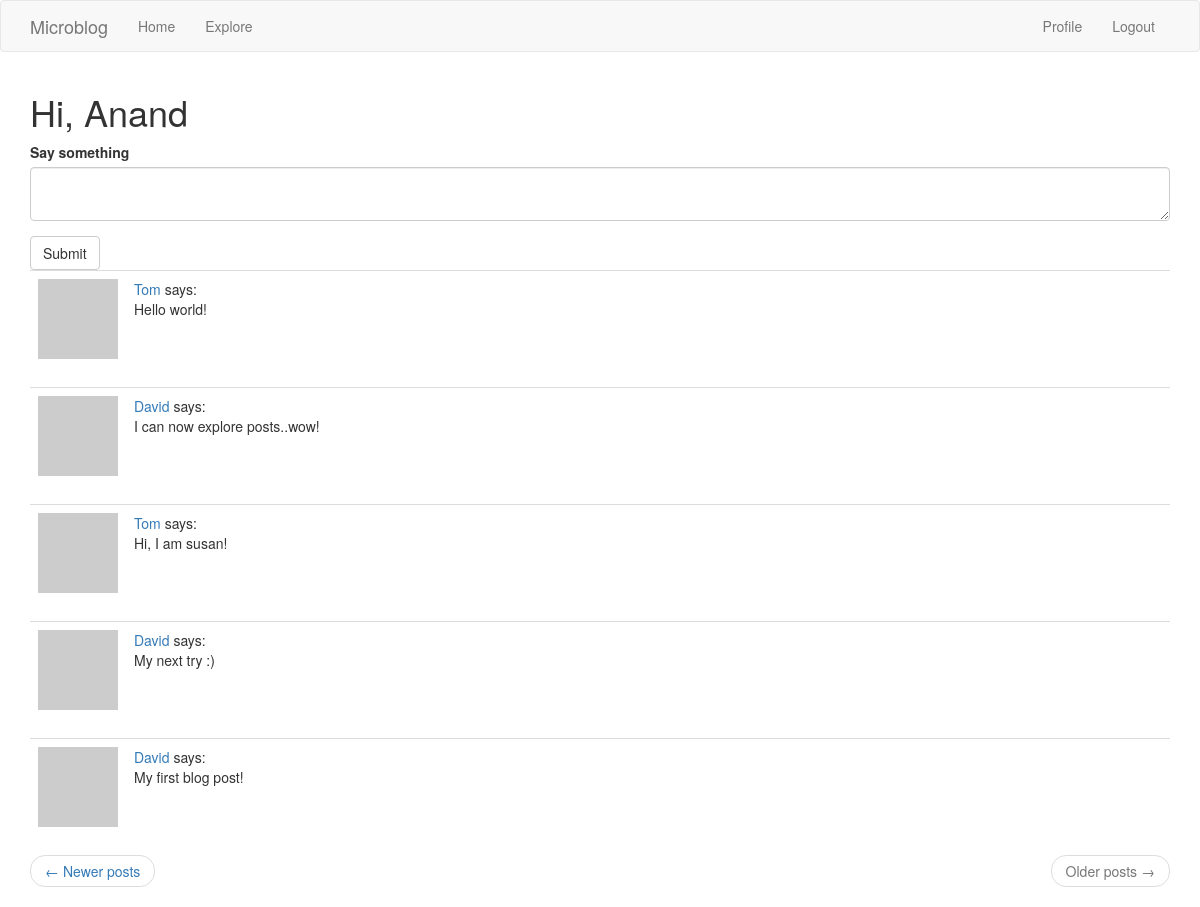
/index?page=3 (signed in), run on the app's committed database.
### application/models.py (models this page shows, shortened)
class User(UserMixin, db.Model):
    id = db.Column(
        db.Integer,
        primary_key = True
    )
    username = db.Column(
        db.String(120),
        index=True,
        unique=True
    )
    email = db.Column(
        db.String(120),
        index=True,
        unique=True
    )
    password_hash = db.Column(
        db.String(128)
    )
    posts = db.relationship(
        'Post',
        backref = 'author',
        lazy = 'dynamic'
    )
    about_me = db.Column(
        db.String(140)
    )
    last_seen = db.Column(
        db.DateTime,
        default=datetime.utcnow
    )
    followed = db.relationship(
        'User',
        secondary='followers',
        primaryjoin=(
            followers.c.follower_id == id
        ),
        secondaryjoin=(
            followers.c.followed_id == id
        ),
        backref=(
            db.backref(
                'followers',
                lazy='dynamic'
            )
        ),
        lazy='dynamic'
    )
    def avatar(self, size):
        digest = md5(self.email.lower().encode('utf-8')).hexdigest()
        return 'https://www.gravatar.com/avatar/{}?d=identicon&s={}'.format(digest,size)
    def followed_posts(self):
        followed = Post.query.join(
            followers, (followers.c.followed_id == Post.user_id)
        ).filter(
            followers.c.follower_id == self.id
        )
        own = Post.query.filter_by(user_id=self.id)
        return followed.union(own).order_by(Post.timestamp.desc())

class Post(db.Model):
    id = db.Column(
        db.Integer,
        primary_key=True
    )
    body = db.Column(
        db.String(140)
    )
    timestamp = db.Column(
        db.DateTime,
        index=True,
        default=datetime.utcnow
    )
    user_id = db.Column(
        db.Integer,
        db.ForeignKey('user.id')
    )

### application/routes.py (the view)
@app.route('/', methods=['GET', 'POST'])
@app.route('/index', methods=['GET', 'POST'])
@login_required
def index():
    form=PostForm()
    if form.validate_on_submit():
        post = Post(body=form.post.data, author=current_user)
        db.session.add(post)
        db.session.commit()
        flash('Your post is now live!')
        return redirect(url_for('index'))
    page = request.args.get('page', 1, type=int)
    posts = current_user.followed_posts().paginate(
        page, app.config['POSTS_PER_PAGE'], False
    )
    if posts.has_next:
        next_url = url_for('index', page=posts.next_num)
    else:
        next_url = None
    if posts.has_prev:
        prev_url = url_for('index', page=posts.prev_num)
    else:
        prev_url = None
    return render_template('index.html',title='Home',posts=posts.items,form=form,
        next_url=next_url,
        prev_url=prev_url
    )

### application/forms.py
class PostForm(FlaskForm):
    post = TextAreaField(
        label='Say something',
        validators=[
            DataRequired(),
            Length(min=1, max=140)
        ]
    )
    submit = SubmitField('Submit')

### application/models.py (called while the page is built)
@login.user_loader
def load_user(id):
    return User.query.get(int(id))

### application/routes.py (called while the page is built)
@app.before_request
def before_request():
    if current_user.is_authenticated:
        current_user.last_seen = datetime.utcnow()
        db.session.commit()

### application/templates/index.html
{% extends 'base.html' %}
{% import 'bootstrap/wtf.html' as wtf %}
{% block app_content %}
    <h1>
        Hi, {{ current_user.username }}
    </h1>
    {% if form %}
        {{ wtf.quick_form(form) }}
    {% endif %}
    {% for post in posts %}
        {% include '_post.html' %}
    {% endfor %}
    {% include '_paginate.html' %}
{% endblock app_content %}

### application/templates/_post.html
<table class="table table-hover">
    <tr>
        <td width="70px">
            <a href="{{ url_for('user', username=post.author.username) }}">
                <img src="{{ post.author.avatar(70) }}">
            </a>
        </td>
        <td>
            <a href="{{ url_for('user', username=post.author.username) }}">
                {{ post.author.username }}
            </a> says: <br> {{ post.body }}
        </td>
    </tr>
</table>

### data on the page
User: username "Anand"
Post: author.username "Tom", body "Hello world!"
Post: author.username "David", body "I can now explore posts..wow!"
Post: author.username "Tom", body "Hi, I am susan!"
Post: author.username "David", body "My next try :)"
Post: author.username "David", body "My first blog post!"
